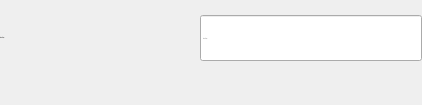
                            <widget class="QWidget" name="import_date_container" native="true">
                             <property name="minimumSize">
                              <size>
                               <width>0</width>
                               <height>105</height>
                              </size>
                             </property>
                             <property name="maximumSize">
                              <size>
                               <width>16777215</width>
                               <height>105</height>
                              </size>
                             </property>
                             <layout class="QVBoxLayout" name="verticalLayout_19">
                              <property name="spacing">
                               <number>0</number>
                              </property>
                              <property name="leftMargin">
                               <number>0</number>
                              </property>
                              <property name="topMargin">
                               <number>0</number>
                              </property>
                              <property name="rightMargin">
                               <number>0</number>
                              </property>
                              <property name="bottomMargin">
                               <number>0</number>
                              </property>
                              <item>
                               <widget class="QWidget" name="widget_32" native="true">
                                <layout class="QHBoxLayout" name="horizontalLayout_32">
                                 <property name="spacing">
                                  <number>0</number>
                                 </property>
                                 <property name="leftMargin">
                                  <number>0</number>
                                 </property>
                                 <property name="topMargin">
                                  <number>0</number>
                                 </property>
                                 <property name="rightMargin">
                                  <number>0</number>
                                 </property>
                                 <property name="bottomMargin">
                                  <number>0</number>
                                 </property>
                                 <item>
                                  <layout class="QHBoxLayout" name="formInput_13">
                                   <property name="spacing">
                                    <number>0</number>
                                   </property>
                                   <property name="topMargin">
                                    <number>0</number>
                                   </property>
                                   <item alignment="Qt::AlignTop">
                                    <widget class="QWidget" name="label_product_4" native="true">
                                     <property name="minimumSize">
                                      <size>
                                       <width>200</width>
                                       <height>0</height>
                                      </size>
                                     </property>
                                     <property name="maximumSize">
                                      <size>
                                       <width>200</width>
                                       <height>16777215</height>
                                      </size>
                                     </property>
                                     <layout class="QHBoxLayout" name="horizontalLayout_15">
                                      <property name="spacing">
                                       <number>0</number>
                                      </property>
                                      <property name="leftMargin">
                                       <number>0</number>
                                      </property>
                                      <property name="topMargin">
                                       <number>30</number>
                                      </property>
                                      <property name="rightMargin">
                                       <number>0</number>
                                      </property>
                                      <property name="bottomMargin">
                                       <number>0</number>
                                      </property>
                                      <item>
                                       <widget class="QLabel" name="label_6">
                                        <property name="font">
                                         <font>
                                          <family>Cambria</family>
                                          <pointsize>-1</pointsize>
                                          <bold>false</bold>
                                         </font>
                                        </property>
                                        <property name="text">
                                         <string>Ngày nhập</string>
                                        </property>
                                       </widget>
                                      </item>
                                      <item>
                                       <widget class="QLabel" name="label_required_7">
                                        <property name="sizePolicy">
                                         <sizepolicy hsizetype="Expanding" vsizetype="Preferred">
                                          <horstretch>0</horstretch>
                                          <verstretch>0</verstretch>
                                         </sizepolicy>
                                        </property>
                                        <property name="text">
                                         <string/>
                                        </property>
                                       </widget>
                                      </item>
                                     </layout>
                                    </widget>
                                   </item>
                                   <item alignment="Qt::AlignTop">
                                    <widget class="QWidget" name="widget_33" native="true">
                                     <property name="maximumSize">
                                      <size>
                                       <width>16777215</width>
                                       <height>16777215</height>
                                      </size>
                                     </property>
                                     <layout class="QVBoxLayout" name="verticalLayout_24">
                                      <property name="spacing">
                                       <number>0</number>
                                      </property>
                                      <property name="leftMargin">
                                       <number>0</number>
                                      </property>
                                      <property name="topMargin">
                                       <number>15</number>
                                      </property>
                                      <property name="rightMargin">
                                       <number>0</number>
                                      </property>
                                      <property name="bottomMargin">
                                       <number>0</number>
                                      </property>
                                      <item>
                                       <widget class="QLineEdit" name="import_date_le">
                                        <property name="minimumSize">
                                         <size>
                                          <width>222</width>
                                          <height>46</height>
                                         </size>
                                        </property>
                                        <property name="maximumSize">
                                         <size>
                                          <width>16777215</width>
                                          <height>16777215</height>
                                         </size>
                                        </property>
                                        <property name="font">
                                         <font>
                                          <family>Cambria</family>
                                          <pointsize>-1</pointsize>
                                         </font>
                                        </property>
                                        <property name="text">
                                         <string/>
                                        </property>
                                        <property name="readOnly">
                                         <bool>true</bool>
                                        </property>
                                        <property name="placeholderText">
                                         <string>Ngày nhập</string>
                                        </property>
                                        <property name="clearButtonEnabled">
                                         <bool>false</bool>
                                        </property>
                                       </widget>
                                      </item>
                                      <item>
                                       <widget class="QLabel" name="error_order_code_2">
                                        <property name="text">
                                         <string/>
                                        </property>
                                        <property name="margin">
                                         <number>0</number>
                                        </property>
                                       </widget>
                                      </item>
                                     </layout>
                                    </widget>
                                   </item>
                                  </layout>
                                 </item>
                                </layout>
                               </widget>
                              </item>
                             </layout>
                            </widget>
